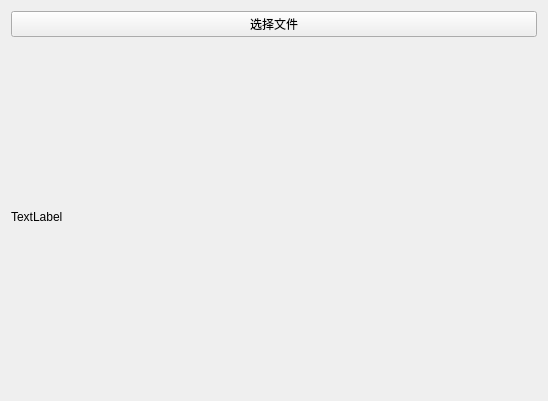
<?xml version="1.0" encoding="UTF-8"?>
<ui version="4.0">
 <class>WordToPdf</class>
 <widget class="QWidget" name="WordToPdf">
  <property name="geometry">
   <rect>
    <x>0</x>
    <y>0</y>
    <width>548</width>
    <height>401</height>
   </rect>
  </property>
  <property name="windowTitle">
   <string>Form</string>
  </property>
  <layout class="QVBoxLayout" name="verticalLayout_2">
   <item>
    <layout class="QVBoxLayout" name="verticalLayout">
     <item>
      <widget class="QPushButton" name="pushButton">
       <property name="text">
        <string>选择文件</string>
       </property>
      </widget>
     </item>
     <item>
      <widget class="QLabel" name="label">
       <property name="text">
        <string>TextLabel</string>
       </property>
      </widget>
     </item>
    </layout>
   </item>
  </layout>
 </widget>
 <resources/>
 <connections/>
</ui>
